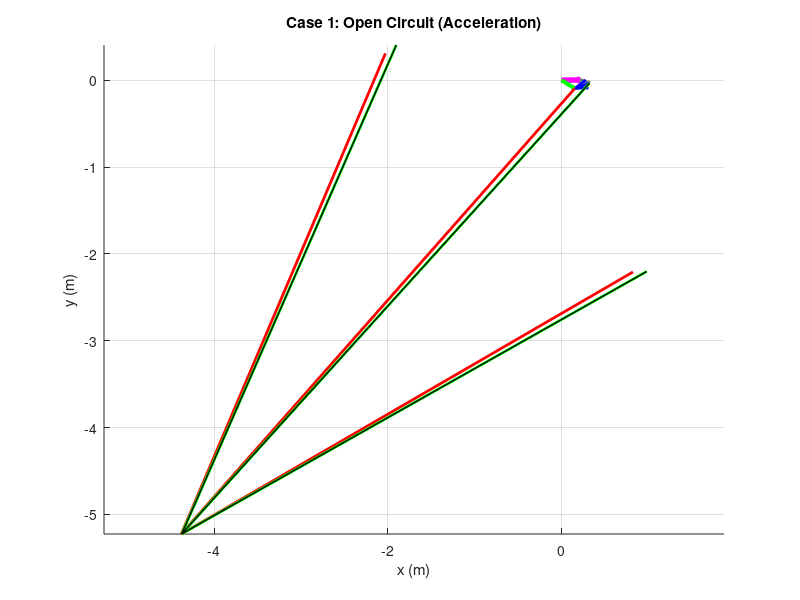
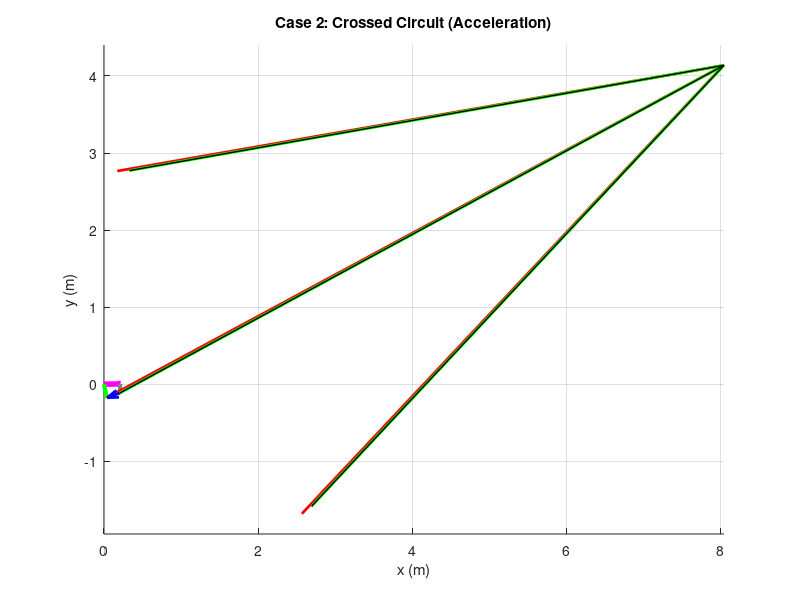

These figures' MATLAB source, in order:
clear all
close all
clc

% --- 1. Define Parameters (Unit: meters) ---
L1 = 0.210; % Ground (Pink)
L2 = 0.180; % Crank (Green)
L3 = 0.180; % Coupler (Yellow)
L4 = 0.118; % Rocker (Grey)

a = L2; b = L3; c = L4; d = L1;

% --- 2. Input Parameter (Position) ---
offset_deg = 0.81;
offset = deg2rad(offset_deg);

q3d_global = 19.94; % Input Theta 3
q3 = deg2rad(q3d_global); % Global angle

% Local q3 for K calculation
q3_local = q3 - offset; 

% --- 3. Position Analysis (Inverse Kinematics) ---
% Finding Theta 4 (Rocker)
K1 = d/b; K2 = d/c; K3 = (b^2 - a^2 + c^2 + d^2)/(2*b*c); 
A_pos = cos(q3_local) - K1 - K2*cos(q3_local) + K3;
B_pos = -2*sin(q3_local);
C_pos = K1 - (K2+1)*cos(q3_local) + K3;

q4_loc1 = 2*atan((-B_pos - sqrt(B_pos^2 - 4*A_pos*C_pos))/(2*A_pos)); 
q4_loc2 = 2*atan((-B_pos + sqrt(B_pos^2 - 4*A_pos*C_pos))/(2*A_pos));

% Finding Theta 2 (Crank)
K4 = d/a; K5 = (c^2 - d^2 - b^2 - a^2)/(2*b*a); 
D_pos = cos(q3_local) - K1 + K4*cos(q3_local) + K5;
E_pos = -2*sin(q3_local);
F_pos = K1 + (K4-1)*cos(q3_local) + K5;

q2_loc1 = 2*atan((-E_pos - sqrt(E_pos^2 - 4*D_pos*F_pos))/(2*D_pos)); 
q2_loc2 = 2*atan((-E_pos + sqrt(E_pos^2 - 4*D_pos*F_pos))/(2*D_pos));

% Global Angles
q21 = q2_loc1 + offset; q41 = q4_loc1 + offset; % Case 1 (Open)
q22 = q2_loc2 + offset; q42 = q4_loc2 + offset; % Case 2 (Crossed)

% --- 4. Velocity Analysis (Inverse: Given w3, find w2 & w4) ---
w3 = -2.2; % rad/s

% Case 1 (Open)
w2_1 = (b * w3 * sin(q3 - q41)) / (a * sin(q41 - q21));
w4_1 = (b * w3 * sin(q3 - q21)) / (c * sin(q41 - q21));

% Case 2 (Crossed)
w2_2 = (b * w3 * sin(q3 - q42)) / (a * sin(q42 - q22));
w4_2 = (b * w3 * sin(q3 - q22)) / (c * sin(q42 - q22));

% --- 5. Acceleration Analysis (Inverse: Given alpha3, find alpha2 & alpha4) ---
alpha3 = 0.003; % rad/s^2

% --- Case 1 Calculation ---
% Solve System: A*alpha2 + B*alpha4 = C
%               D*alpha2 + E*alpha4 = F
% Derived from Real/Imag parts of Acceleration Loop Equation

A1 = -a*sin(q21);
B1 = c*sin(q41);
% RHS Real Part (Move knowns to right)
C1 = a*w2_1^2*cos(q21) + b*alpha3*sin(q3) + b*w3^2*cos(q3) - c*w4_1^2*cos(q41);

D1 = a*cos(q21);
E1 = -c*cos(q41);
% RHS Imag Part
F1 = a*w2_1^2*sin(q21) - b*alpha3*cos(q3) + b*w3^2*sin(q3) - c*w4_1^2*sin(q41);

% Solve using Cramer's Rule logic
Det1 = A1*E1 - B1*D1;
alpha2_1 = (C1*E1 - B1*F1) / Det1;
alpha4_1 = (A1*F1 - C1*D1) / Det1;

% Vector Construction Case 1
% AA = An + At
AA_n1 = -a * w2_1^2 * exp(1j*q21);
AA_t1 = 1j * a * alpha2_1 * exp(1j*q21);
AA_1 = AA_n1 + AA_t1;

% ABA = An + At
ABA_n1 = -b * w3^2 * exp(1j*q3);
ABA_t1 = 1j * b * alpha3 * exp(1j*q3);
ABA_1 = ABA_n1 + ABA_t1;

% AB = AA + ABA
AB_1 = AA_1 + ABA_1;

% AB Check from Link 4 side
AB_n4_1 = -c * w4_1^2 * exp(1j*q41);
AB_t4_1 = 1j * c * alpha4_1 * exp(1j*q41);
AB_Check1 = AB_n4_1 + AB_t4_1;


% --- Case 2 Calculation ---
A2 = -a*sin(q22);
B2 = c*sin(q42);
C2 = a*w2_2^2*cos(q22) + b*alpha3*sin(q3) + b*w3^2*cos(q3) - c*w4_2^2*cos(q42);

D2 = a*cos(q22);
E2 = -c*cos(q42);
F2 = a*w2_2^2*sin(q22) - b*alpha3*cos(q3) + b*w3^2*sin(q3) - c*w4_2^2*sin(q42);

Det2 = A2*E2 - B2*D2;
alpha2_2 = (C2*E2 - B2*F2) / Det2;
alpha4_2 = (A2*F2 - C2*D2) / Det2;

% Vector Construction Case 2
AA_n2 = -a * w2_2^2 * exp(1j*q22);
AA_t2 = 1j * a * alpha2_2 * exp(1j*q22);
AA_2 = AA_n2 + AA_t2;

ABA_n2 = -b * w3^2 * exp(1j*q3);
ABA_t2 = 1j * b * alpha3 * exp(1j*q3);
ABA_2 = ABA_n2 + ABA_t2;

AB_2 = AA_2 + ABA_2;

AB_n4_2 = -c * w4_2^2 * exp(1j*q42);
AB_t4_2 = 1j * c * alpha4_2 * exp(1j*q42);
AB_Check2 = AB_n4_2 + AB_t4_2;

% --- 6. Plotting ---
% Scale for Acceleration Vectors (Adjust to fit graph)
s_acc = 1/5; 

% Position Vectors for drawing links
RO4O2 = d*exp(1j*offset); 
RO4O2x = real(RO4O2); RO4O2y = imag(RO4O2);

RA1 = a*exp(1j*q21); RB1 = RA1 + b*exp(1j*q3);
RA2 = a*exp(1j*q22); RB2 = RA2 + b*exp(1j*q3);

% Extract Components for Plotting Case 1
AA_1x = real(AA_1); AA_1y = imag(AA_1);
ABA_1x = real(ABA_1); ABA_1y = imag(ABA_1);
AB_1x = real(AB_1); AB_1y = imag(AB_1);
AB_Check1x = real(AB_Check1); AB_Check1y = imag(AB_Check1);

% Extract Components for Plotting Case 2
AA_2x = real(AA_2); AA_2y = imag(AA_2);
ABA_2x = real(ABA_2); ABA_2y = imag(ABA_2);
AB_2x = real(AB_2); AB_2y = imag(AB_2);
AB_Check2x = real(AB_Check2); AB_Check2y = imag(AB_Check2);


% --- Figure 1: Open Circuit ---
figure(1)
title('Case 1: Open Circuit (Acceleration)'); hold on;

% Draw Links using Quiver (Tail -> Head)
% Ground (Pink)
quiver(0,0, RO4O2x, RO4O2y, 0, 'Color', [1 0 1], 'LineWidth', 4, 'MaxHeadSize', 0.1);
% Crank (Green)
quiver(0,0, real(RA1), imag(RA1), 0, 'Color', 'g', 'LineWidth', 3, 'MaxHeadSize', 0.1);
% Coupler (Yellow) - From A to B
quiver(real(RA1), imag(RA1), real(RB1)-real(RA1), imag(RB1)-imag(RA1), 0, 'Color', 'y', 'LineWidth', 3, 'MaxHeadSize', 0.1);
% Rocker (Grey) - From O4 to B
quiver(RO4O2x, RO4O2y, real(RB1)-RO4O2x, imag(RB1)-RO4O2y, 0, 'Color', [0.5 0.5 0.5], 'LineWidth', 3, 'MaxHeadSize', 0.1);

% Draw Acceleration Vectors
% Red = AA
quiver(real(RA1), imag(RA1), AA_1x*s_acc, AA_1y*s_acc, 0, 'red', 'LineWidth', 2, 'MaxHeadSize', 0.5);
% Blue = ABA (Relative Accel at B)
quiver(real(RB1), imag(RB1), ABA_1x*s_acc, ABA_1y*s_acc, 0, 'blue', 'LineWidth', 2, 'MaxHeadSize', 0.5);
% Green = AB (Total Accel at B)
quiver(real(RB1), imag(RB1), AB_1x*s_acc, AB_1y*s_acc, 0, 'green', 'LineWidth', 2, 'MaxHeadSize', 0.5);
% Black = Check AB (From Link 4)
quiver(real(RB1), imag(RB1), AB_Check1x*s_acc, AB_Check1y*s_acc, 0, 'black', 'LineWidth', 1, 'MaxHeadSize', 0.5);

axis equal; grid on; xlabel('x (m)'); ylabel('y (m)');

% --- Figure 2: Crossed Circuit ---
figure(2)
title('Case 2: Crossed Circuit (Acceleration)'); hold on;

% Draw Links
% Ground
quiver(0,0, RO4O2x, RO4O2y, 0, 'Color', [1 0 1], 'LineWidth', 4, 'MaxHeadSize', 0.1);
% Crank
quiver(0,0, real(RA2), imag(RA2), 0, 'Color', 'g', 'LineWidth', 3, 'MaxHeadSize', 0.1);
% Coupler
quiver(real(RA2), imag(RA2), real(RB2)-real(RA2), imag(RB2)-imag(RA2), 0, 'Color', 'y', 'LineWidth', 3, 'MaxHeadSize', 0.1);
% Rocker
quiver(RO4O2x, RO4O2y, real(RB2)-RO4O2x, imag(RB2)-RO4O2y, 0, 'Color', [0.5 0.5 0.5], 'LineWidth', 3, 'MaxHeadSize', 0.1);

% Draw Acceleration Vectors
quiver(real(RA2), imag(RA2), AA_2x*s_acc, AA_2y*s_acc, 0, 'red', 'LineWidth', 2, 'MaxHeadSize', 0.5);
quiver(real(RB2), imag(RB2), ABA_2x*s_acc, ABA_2y*s_acc, 0, 'blue', 'LineWidth', 2, 'MaxHeadSize', 0.5);
quiver(real(RB2), imag(RB2), AB_2x*s_acc, AB_2y*s_acc, 0, 'green', 'LineWidth', 2, 'MaxHeadSize', 0.5);
quiver(real(RB2), imag(RB2), AB_Check2x*s_acc, AB_Check2y*s_acc, 0, 'black', 'LineWidth', 1, 'MaxHeadSize', 0.5);

axis equal; grid on; xlabel('x (m)'); ylabel('y (m)');


% Display Results
disp('--- Acceleration Results ---');
disp(['Input alpha3: ', num2str(alpha3)]);
disp(' ');
disp('Case 1 (Open):');
disp(['  alpha2: ', num2str(alpha2_1), ' rad/s^2']);
disp(['  alpha4: ', num2str(alpha4_1), ' rad/s^2']);
disp(' ');
disp('Case 2 (Crossed):');
disp(['  alpha2: ', num2str(alpha2_2), ' rad/s^2']);
disp(['  alpha4: ', num2str(alpha4_2), ' rad/s^2']);
